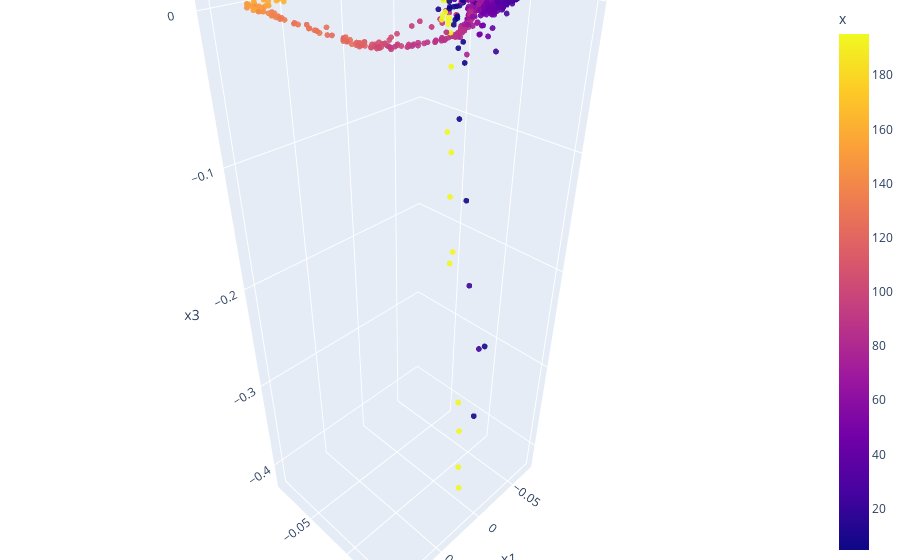

Notebook cell for this chart:
### Markdown cell above
### Hessian Eigenmapping

### Code cell
lle_embedding = locally_linear_embedding(parsedData, n_neighbors = 20, n_components=3, 
                                         method = 'hessian')

lle_embedding = lle_embedding[0][:,0:3]

df = pd.DataFrame(lle_embedding, columns=['x1', 'x2', 'x3'])
df["x"] = data.x
df["lap"] = data.lap

fig = px.scatter_3d(df, x='x1', y='x2', z='x3', color='x', opacity=0.9, title="PCA")

fig.update_traces(marker_size=2)

# tight layout
fig.update_layout(margin=dict(l=0, r=0, b=0, t=0))
fig.show()

### Figure 1 — Plotly figure (JSON) as saved in the notebook; plotly's stock layout.template omitted (floating-point values rounded to 4 significant figures; data arrays with more than 128 entries replaced by an {"elided": "..."} marker saying what was removed)
{"data": [{"hovertemplate": "x1=%{x}<br>x2=%{y}<br>x3=%{z}<br>x=%{marker.color}<extra></extra>", "legendgroup": "", "marker": {"color": {"elided": "865 float values"}, "coloraxis": "coloraxis", "opacity": 0.9, "size": 2, "symbol": "circle"}, "mode": "markers", "name": "", "scene": "scene", "showlegend": false, "type": "scatter3d", "x": {"elided": "865 float values"}, "y": {"elided": "865 float values"}, "z": {"elided": "865 float values"}}], "layout": {"coloraxis": {"colorbar": {"title": {"text": "x"}}, "colorscale": [[0, "#0d0887"], [0.1111, "#46039f"], [0.2222, "#7201a8"], [0.3333, "#9c179e"], [0.4444, "#bd3786"], [0.5556, "#d8576b"], [0.6667, "#ed7953"], [0.7778, "#fb9f3a"], [0.8889, "#fdca26"], [1, "#f0f921"]]}, "legend": {"tracegroupgap": 0}, "margin": {"b": 0, "l": 0, "r": 0, "t": 0}, "scene": {"domain": {"x": [0, 1], "y": [0, 1]}, "xaxis": {"title": {"text": "x1"}}, "yaxis": {"title": {"text": "x2"}}, "zaxis": {"title": {"text": "x3"}}}, "title": {"text": "PCA"}}}
